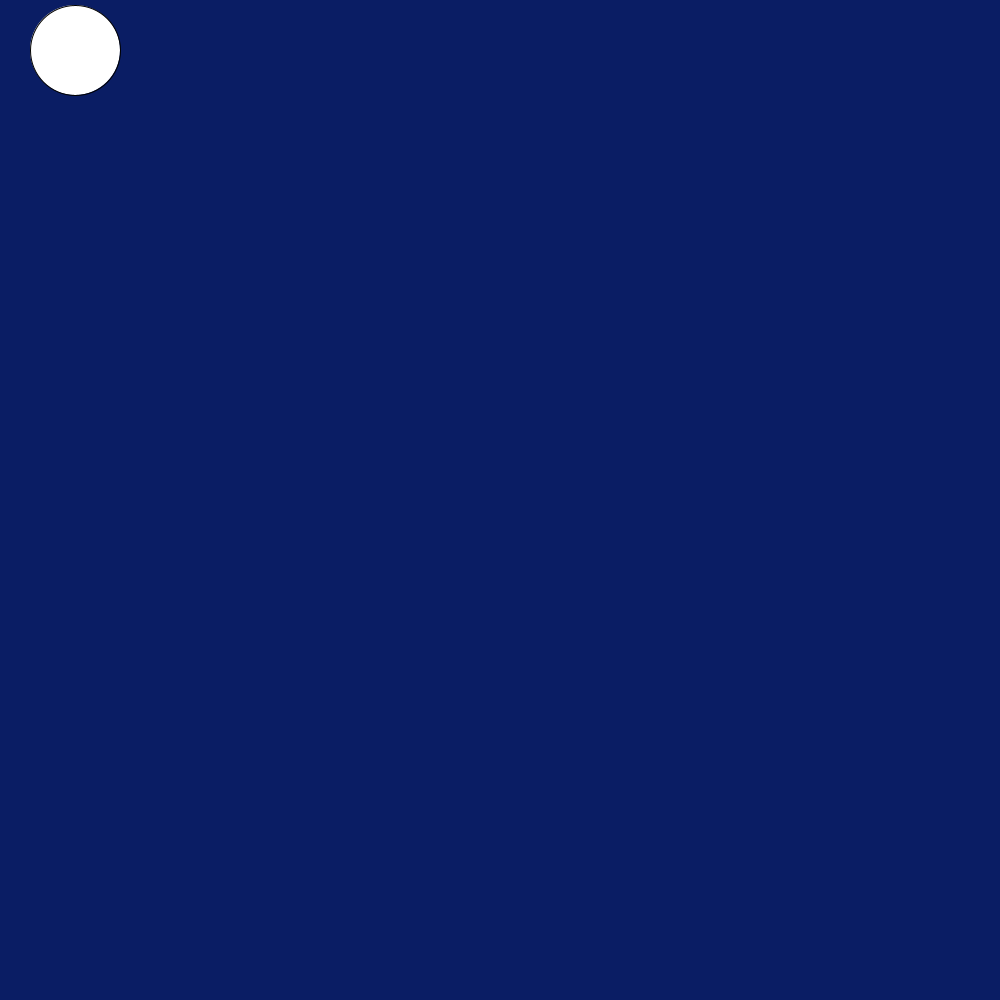
Frame 1 (no input)
Frame 60 (the mouse pressed at the canvas centre just before this capture): identical to frame 1, image omitted
Frame 120 (the mouse held since frame 60 and released just before this capture): identical to frame 1, image omitted

The Processing sketch that drew this single still picture (run headless with seeded random() and noise(); from frame 60 on, the mouse is pressed at the canvas centre):

// Processing sketch: slippery_dot
// ── slippery_dot.pde
/*** When you are done, this program will draw an ellipse 
     that jumps to new location each time you click on it.
***/
 
 // 1. Create three integer variables to represent the x, y, and the size of the ellipse
      int y= 50;
       int x=75;
       int size= (90) ;
    void setup() {
      // 2. Set the size of your sketch
    size(1000, 1000) ;
    }
    
    void draw() {
    
      // 3. Set the background color of your sketch
      background( 10, 29, 100);
      // 4. Draw an ellipse using the variables created at the top of the sketch for the location and size of your ellipse. 
      //    Make sure it fits in the window. Change the variables if it does not.
    
    ellipse( x, y, size, size) ;
    }
    
    /******** This method gets called automatically when you press the mouse ************/
    void mousePressed() {
      //5. Create an integer variable called distance
      int dis = getDistanceFromMouse(x, y);
      //6. The getDistanceFromMouse() method below returns a number.
      //   Set the value of your distance variable to the value returned by the getDistance method
      //   You will need to pass the x and y location of your ellipse to this method.
        
          
      //7.  Use an if statement to check if your distance variable is < the radius of the ellipse
      //    If it is, make a new x AND y for the ellipse, for a new random location on the window
      //    Hint: Use code like this      x = (int) random(width);
       if ( dis < size) {  
         x = (int) random(width);
         y = (int) random(height-200);
       }
      
    }
    
    /********  This method gives you the number of pixels between the mouse and the x,y point ***********/
    int getDistanceFromMouse(int x, int y) {
      return (int)Math.sqrt(Math.pow((mouseX-x),2) + Math.pow((mouseY-y),2));
    }
